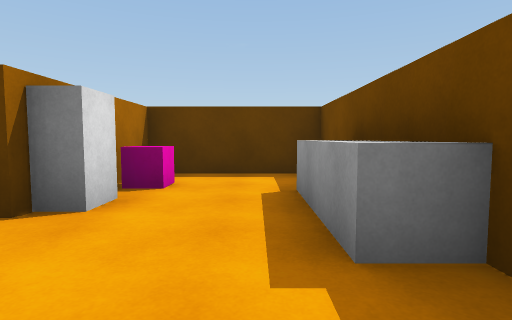
[1] (above)

15 first-person views from a walk through a scene from a Unity 3-D project. The camera is 1.2 m above the floor, tilts 4° down and sees 80° across. The floor is counted in squares, 2 m on a side. Each view is taken from the middle of a square. On the plan, view 1 faces up. The plan holds only what a view shows up to about 9 squares ahead; the rest is blank.

[2]
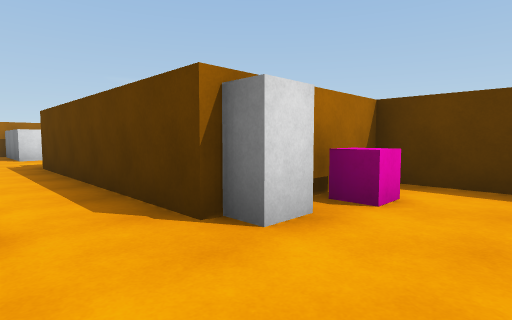

[3]
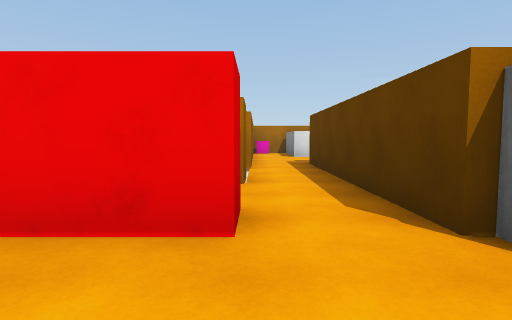

[4]
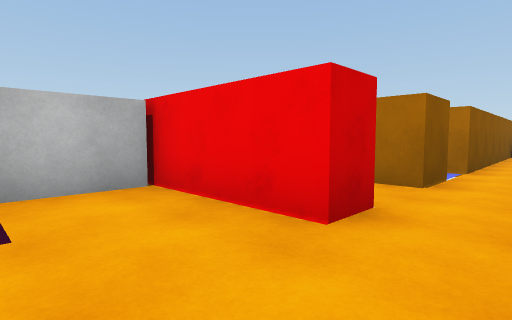

[5]
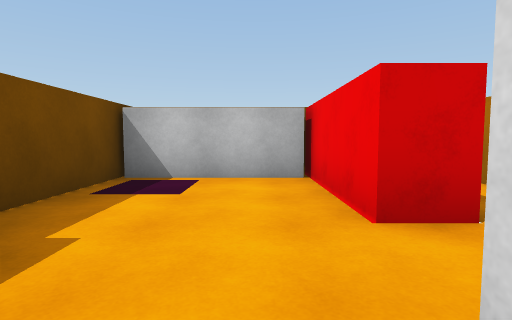

[6]
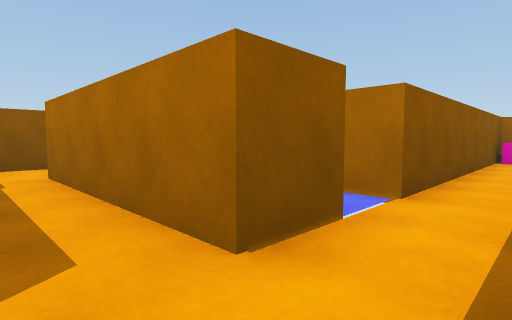

[7]
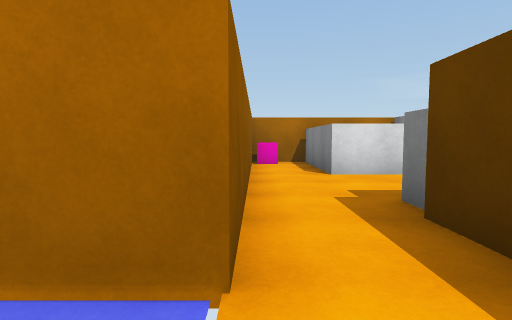

[8]
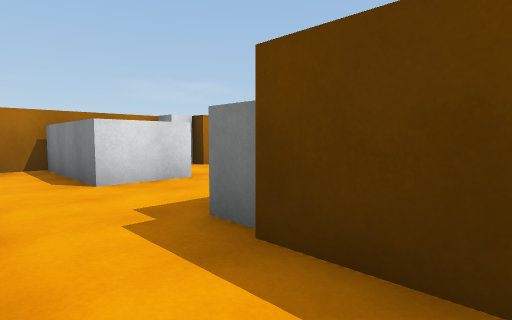

[9]
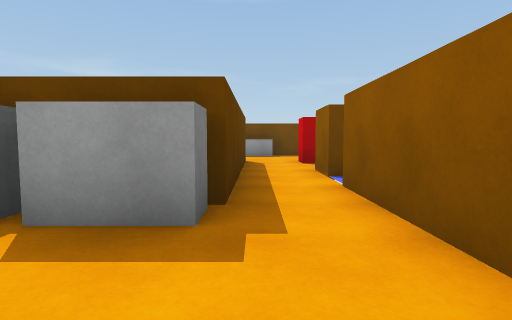

[10]
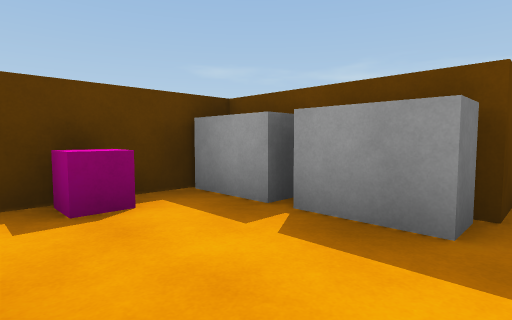

[11]
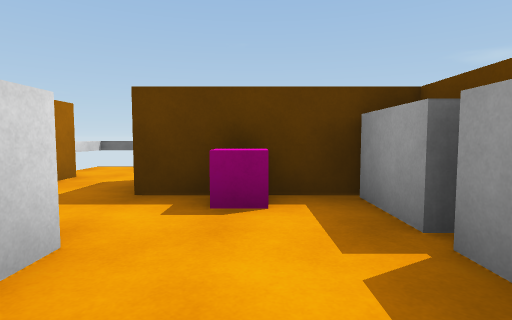

[12]
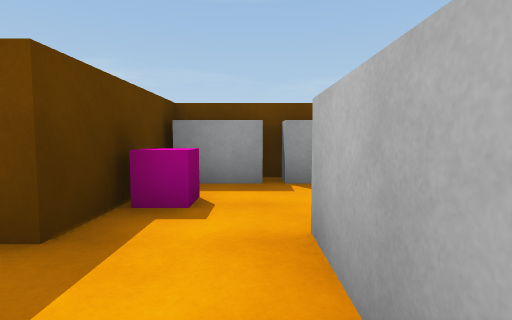

[13]
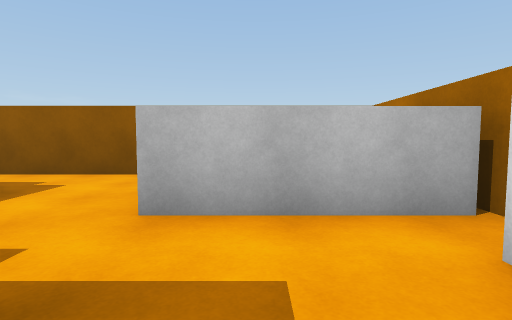

[14]
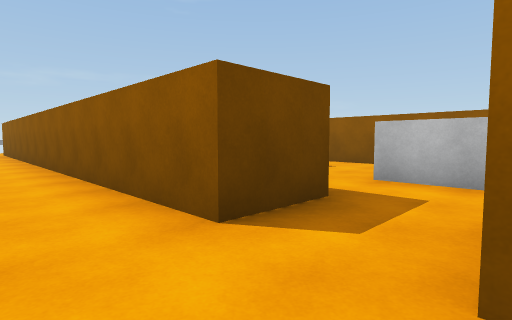

[15]
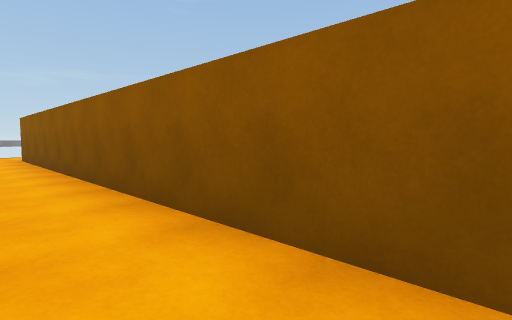

### Floor plan
Points are (right, up) in squares from view 1. A wall is a line through its corners. A room is listed if a view was taken in it or the views show most of it. See-through windows are left out.
Room 1 (views 1, 2, 3, 4, 5, 6, 7, 8)
walls: (-2.6, 0.9) (-1.9, 0.9) (-1.9, -2.2); (-2.4, 2.3) (-7.3, 2.3); (0.5, 1.4) (0.5, 3.6); (-1.8, -1.7) (1.1, -1.7) (1.1, 5.2) (-1.9, 5.2) (-1.9, 3.6); (-5.1, 0.9) (-4, 0.9) (-4, -3.5); (-6.1, 0.9) (-6.1, 0)
ways out: opening at (-7, 2) to room 2; opening at (-4.5, -4.5); gap at (-6, 0)
objects: block (-2, 3); cube (-1, 4)
Room 2 (views 9, 10, 11, 12, 13)
walls: (-9.4, 5.2) (-10.3, 5.2) (-10.3, 6.7); (-7.3, 2.3) (-7.3, 4); (-12.8, 3.6) (-10.1, 3.6) (-10.1, 2.3) (-12.8, 2.3); (-12.9, 3.8) (-12.9, 0.9) (-6.1, 0.9); (-11.8, 6.9) (-11.8, 5.2) (-12.2, 5.2)
ways out: opening at (-7, 2) to room 1; opening at (-11, 6) to room 3
objects: cube (-12, 1); cube (-9, 5); block (-8, 3); block (-8, 4) to (-8, 5)
Room 3 (views 14, 15)
walls: (-10.3, 6.7) (2.2, 6.7); (-11.6, 8.7) (-12.4, 8.7) (-12.4, 7.6)
ways out: opening at (-11, 6) to room 2; gap at (-13, 7)

Where each view was taken, in squares from view 1:
view 1: 0 up, 0 right, facing up
view 2: 1 up, 0 right, facing up-left
view 3: 1 up, 0 right, facing left
view 4: 2 up, 0 right, facing down-left
view 5: 3 up, 1 left, facing down
view 6: 2 up, 3 left, facing down-left
view 7: 1 up, 5 left, facing left
view 8: 1 up, 6 left, facing up-left
view 9: 2 up, 10 left, facing right
view 10: 2 up, 10 left, facing up-right
view 11: 2 up, 9 left, facing up
view 12: 4 up, 12 left, facing right
view 13: 6 up, 11 left, facing down
view 14: 8 up, 12 left, facing down-right
view 15: 8 up, 8 left, facing down-right
